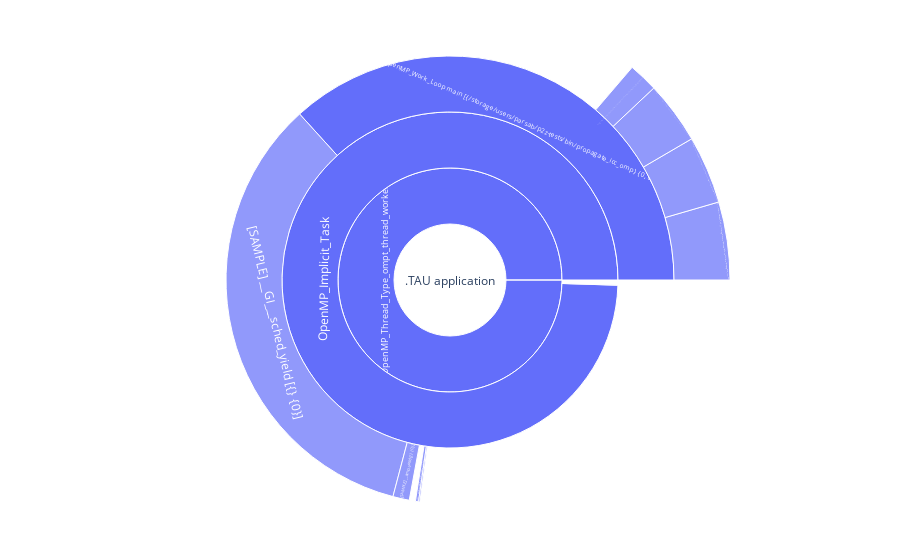

The cell this chart's notebook holds for it:
### Code cell
call_paths.to_sunburst_chart(by='time')

### Figure 1 — Plotly figure (JSON) as saved in the notebook; plotly's stock layout.template omitted (floating-point values rounded to 4 significant figures)
{"data": [{"labels": [".TAU application", "OpenMP_Thread_Type_ompt_thread_worker", "OpenMP_Implicit_Task", "[SAMPLE] __GI___sched_yield [{} {0}]", "[SAMPLE] __kmp_fork_barrier(int, int) [{} {0}]", "[SAMPLE] __kmp_yield [{} {0}]", "[SAMPLE] __pthread_cond_wait [{} {0}]", "[SAMPLE] __kmp_hardware_timestamp [{} {0}]", "OpenMP_Work_Loop main [{/storage/users/parsab/p2z-tests/bin/propagate_icc_omp} {0, 0}]", "[SAMPLE] MultHelixPropEndcap(MP6x6F const*, MP6x6SF const*, MP6x6F*) [{/storage/users/parsab/p2z-tests/bin/propagate_icc_omp} {0}]", "[SAMPLE] MultHelixPropTranspEndcap(MP6x6F const*, MP6x6F const*, MP6x6SF*) [{/storage/users/parsab/p2z-tests/bin/propagate_icc_omp} {0}]", "[SAMPLE] __svml_sincosf8_e9 [{/storage/users/parsab/p2z-tests/bin/propagate_icc_omp} {0}]", "[SAMPLE] propagateToZ(MP6x6SF const*, MP6F const*, MP1I const*, MP3F const*, MP6x6SF*, MP6F*) [{/storage/users/parsab/p2z-tests/bin/propagate_icc_omp} {0}]", "[SAMPLE] __pthread_cond_wait [{} {0}]"], "parents": ["", ".TAU application", "OpenMP_Thread_Type_ompt_thread_worker", "OpenMP_Implicit_Task", "OpenMP_Implicit_Task", "OpenMP_Implicit_Task", "OpenMP_Implicit_Task", "OpenMP_Implicit_Task", "OpenMP_Implicit_Task", "OpenMP_Work_Loop main [{/storage/users/parsab/p2z-tests/bin/propagate_icc_omp} {0, 0}]", "OpenMP_Work_Loop main [{/storage/users/parsab/p2z-tests/bin/propagate_icc_omp} {0, 0}]", "OpenMP_Work_Loop main [{/storage/users/parsab/p2z-tests/bin/propagate_icc_omp} {0, 0}]", "OpenMP_Work_Loop main [{/storage/users/parsab/p2z-tests/bin/propagate_icc_omp} {0, 0}]", "OpenMP_Thread_Type_ompt_thread_worker"], "type": "sunburst", "values": [272, 150801, 8378107, 10745898, 30139, 372973, 139841, 70590, 7226249, 1231407, 535483, 1413332, 1135347, 5014]}], "layout": {"margin": {"b": 0, "l": 0, "r": 0, "t": 0}}}
